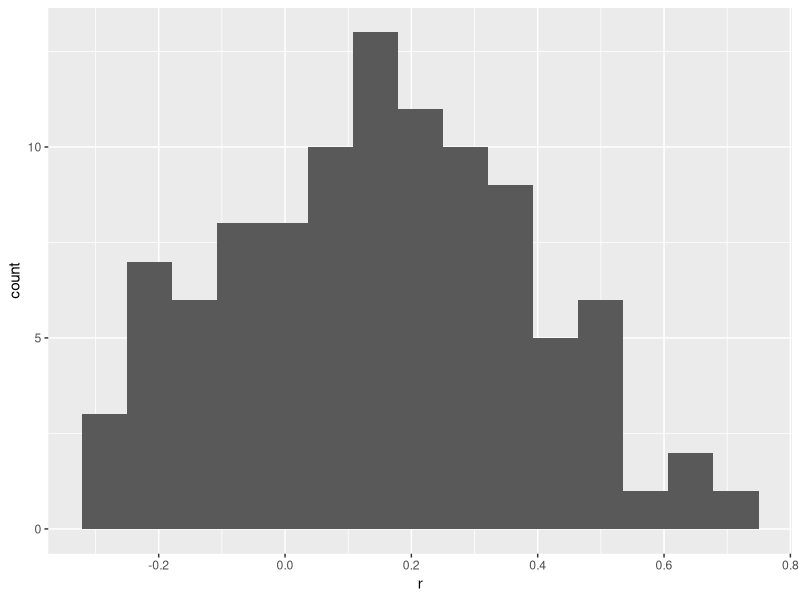

This figure's R source:
## ---- chunk 1
library(tidyverse)
library(MASS)
## ---- chunk 2
set.seed(9499)

population <- as.data.frame(
  mvrnorm(
    n = 100000,
    mu = c(0, 0),
    Sigma = matrix(
      c(
        1, .15,
        .15, 1
      ),
      nrow = 2
    )
  )
)

names(population) <- c("X1", "X2")

cor(population$X1, population$X2)
## ---- chunk 3
sample_1 <- population |>
  slice_sample(n = 20)

sample_1
## ---- chunk 4
result <- cor.test(
  sample_1$X1,
  sample_1$X2
)

r_value <- unname(result$estimate)

p_value <- result$p.value

r_value
p_value
## ---- chunk 5
run_one_sample <- function(population, n = 20) {

  sample_data <- population |>
    slice_sample(n = n)

  test <- cor.test(
    sample_data$X1,
    sample_data$X2
  )

  tibble(
    r = unname(test$estimate),
    p = test$p.value
  )
}

run_one_sample(population)
## ---- chunk 6
results <- map_dfr(
  1:100,
  ~run_one_sample(population)
)

results
## ---- chunk 7
results |>
  summarize(
    mean_r = mean(r),
    sd_r = sd(r),
    prop_sig = mean(p < .05)
  )

results |>
  ggplot(aes(x = r)) +
  geom_histogram(bins = 15)
## ---- chunk 8
create_population <- function(rho){

  population <- as.data.frame(
    MASS::mvrnorm(
      n = 100000,
      mu = c(0,0),
      Sigma = matrix(
        c(
          1, rho,
          rho, 1
        ),
        nrow = 2
      )
    )
  )

  names(population) <- c("X1","X2")

  population
}
## ---- chunk 9
run_one_sample <- function(population, n){

  sample_data <- population |>
    slice_sample(n = n)

  test <- cor.test(
    sample_data$X1,
    sample_data$X2
  )

  tibble(
    r = unname(test$estimate),
    p = test$p.value
  )
}
## ---- chunk 10
population <- create_population(.25)

results <- purrr::map_dfr(
  1:100,
  ~run_one_sample(population, 40)
)
## ---- chunk 11
summary_row <- tibble(
  sample_size = 40,
  population_r = .25,
  mean_r = mean(results$r),
  sd_r = sd(results$r),
  prop_sig = mean(results$p < .05)
)

summary_row
## ---- chunk 12
results <- results |>
  mutate(
    sample_size = 40,
    population_r = .25
  )
## ---- chunk 13
set.seed(9499)

sample_sizes <- c(20,40,60)

population_rs <- c(.15,.25,.35)

all_results <- tibble()

summary_results <- tibble()
## ---- chunk 14
for(rho in population_rs){

  population <- create_population(rho)

  for(n in sample_sizes){

    results <- map_dfr(
      1:100,
      ~run_one_sample(population,n)
    )

    results <- results |>
      mutate(
        sample_size = n,
        population_r = rho
      )

    all_results <- bind_rows(
      all_results,
      results
    )

    summary_results <- bind_rows(
      summary_results,
      tibble(
        sample_size = n,
        population_r = rho,
        mean_r = mean(results$r),
        sd_r = sd(results$r),
        prop_sig = mean(results$p < .05)
      )
    )

  }

}
## ---- chunk 15
summary_results

dim(all_results)
dim(summary_results)
## ---- chunk 16
write_csv(
  all_results,
  "simulation_data.csv"
)

write_csv(
  summary_results,
  "simulation_summary.csv"
)
